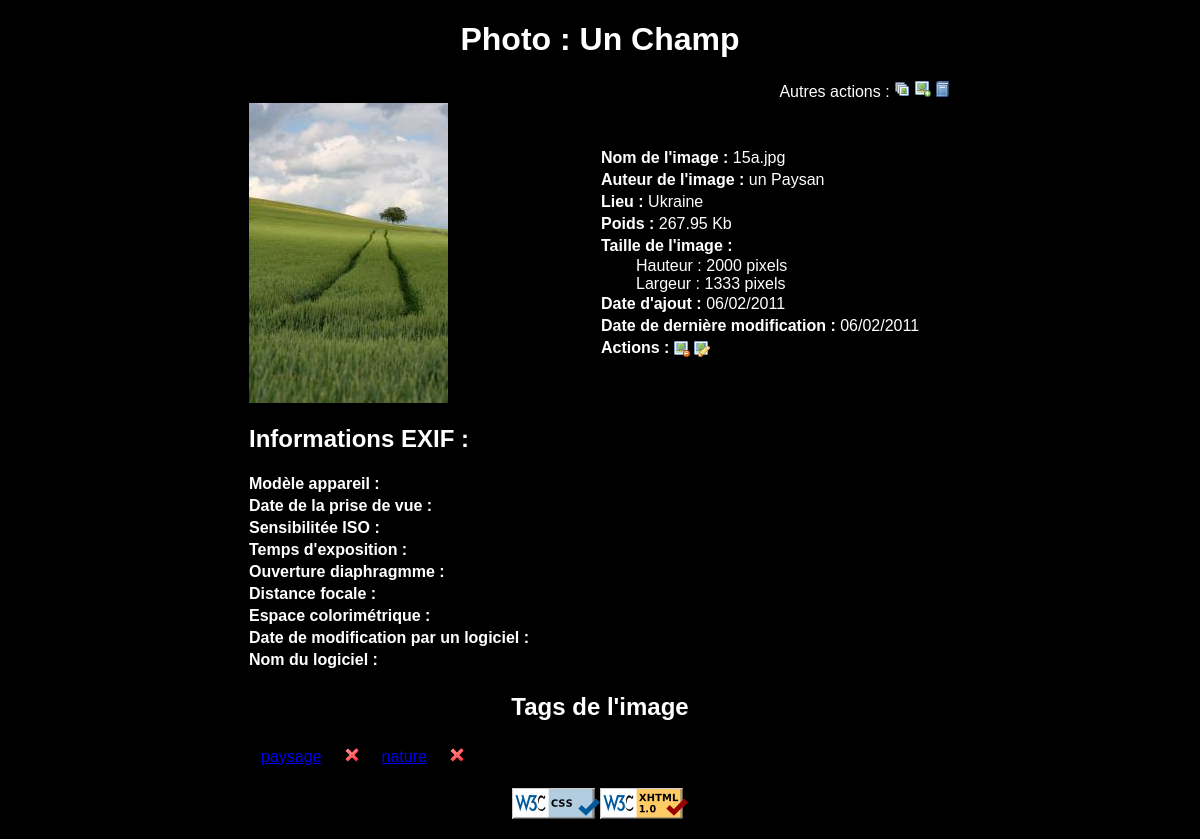
The app's page /picture.php?picture=view_16 with its own data.
### tables this page shows
CREATE TABLE IF NOT EXISTS `gd_photos` (
  `id` int(11) NOT NULL AUTO_INCREMENT,
  `chemin_photo` text NOT NULL,
  `chemin_thumbnail` text NOT NULL,
  `nom` text NOT NULL,
  `titre_photo` varchar(100) NOT NULL,
  `auteur` varchar(50) NOT NULL,
  `lieu` varchar(100) NOT NULL,
  `date_up` date NOT NULL,
  `date_modify` date NOT NULL,
  `ip_add` varchar(15) NOT NULL,
  `ip_modify` varchar(15) NOT NULL,
  PRIMARY KEY (`id`)
);

### fonctions.php (called while the page is built, shortened)
<?php
function byteConvert($bytes)
{
    $s = array('B', 'Kb', 'MB', 'GB', 'TB', 'PB');
    $e = floor(log($bytes)/log(1024));
    return sprintf('%.2f '.$s[$e], ($bytes/pow(1024, floor($e))));
}
?>

### Date.class.php (called while the page is built, shortened)
<?php
Class Date {
	public static function DateSQLToFrench($date){
		$date=explode("-",$date);
		$date_s=$date[2]."/".$date[1]."/".$date[0];
		return $date_s;
	}
}
?>

### picture.php (the view, shortened to what this page needs)
<?php
require_once('fonctions.php');
require_once('abdd.php');
require_once('Date.class.php');
if(isset($_GET['picture'])){
	$action = substr($_GET['picture'], 0, 4);
	if($action != 'tags'){
		$id=substr($_GET['picture'], 5);
	}
	else{
		$tag = substr($_GET['picture'], 5);
		$id = $_GET['pid'];
	}
}
else{
 	$action = "";
 	$id = "";
 	$tag = "";
}
$infos_photo=array();
$Erreurs=array();
$image="";
$thumbnail="";
$Err=false;
$tableau_tags=array();
if(($action == "dele") && ($id != "")){
	$link = mysql_connect($adrbdd, $usrbdd, $pwdusr)
	    or die("Impossible de se connecter : " . mysql_error());
	$db_selected = mysql_select_db($nombdd, $link);
	if (!$db_selected) {die ('Impossible de selectionner la base de donnees : ' . mysql_error());}
	$sql = "SELECT chemin_photo, chemin_thumbnail FROM gd_photos WHERE id='".mysql_escape_string($id)."';";
	$result = mysql_query($sql);
	if (!$result){
		die('Requete invalide : ' . mysql_error());
	}
	else {
		if(mysql_num_rows($result) > 0){
			$row =mysql_fetch_row($result);
			$image=$row[0];
			$thumbnail=$row[1];
		}
		else {
			$Erreurs[]="Aucune image ne correspondant à cet ID.";
			$Err=true;
		}
	}
	if($Err==false){
		if(!unlink("images".DIRECTORY_SEPARATOR.$image)) {
			$Erreurs[]="Problème pour la suppression de $image.";
			$Err=true;
		}
		else{
			if(!unlink("thumbnails".DIRECTORY_SEPARATOR.$thumbnail)){
				$Erreurs[]="Problème pour la suppression de $thumbnail.";
				$Err=true;
			}
		}
	}
	$sql = "DELETE FROM gd_photos WHERE id='$id';";
	if($Err==false){
		$result = mysql_query($sql);
		if (!$result){
			die('Requete invalide : ' . mysql_error());
		}
		else {
			$sql="DELETE FROM gd_liensphta WHERE id_ph='$id';";
			$result = mysql_query($sql);
			if (!$result){
				die('Requete invalide : ' . mysql_error());
			}
			mysql_close($link);
			header("Location: index.php");
		}
	}
}
elseif(($action == "view") && ($id != "")){
	$sql = "SELECT * FROM gd_photos WHERE id='".mysql_escape_string($id)."';";
	$result = mysql_query($sql);
	if (!$result){
		die('Requete invalide : ' . mysql_error());
	}
	else {
		if(mysql_num_rows($result) > 0){
			$infos_photo=mysql_fetch_assoc($result);
		}
		else {
			$Erreurs[]="Aucune image ne correspondant à cet ID.";
			$Err=true;
		}
	}
	$sql = "SELECT tags.id, tags.tag FROM gd_tags AS tags, gd_photos AS photos, gd_liensphta AS liens WHERE photos.id = liens.id_ph AND tags.id = liens.id_ta AND photos.id='".mysql_escape_string($id)."';";
	$result = mysql_query($sql);
	if (!$result){
		die('Requete invalide : ' . mysql_error());
	}
	else {
		if(mysql_num_rows($result) > 0){
			while ($row =mysql_fetch_assoc($result)){
		        $tableau_tags[$row['id']]=$row['tag'];
			}
		}
	}
}
else{
	header("Location: index.php");
}
?>
<!DOCTYPE html PUBLIC "-//W3C//DTD XHTML 1.0 Strict//EN" "http://www.w3.org/TR/xhtml1/DTD/xhtml1-strict.dtd">
<html xmlns="http://www.w3.org/1999/xhtml" lang="fr" xml:lang="fr">
<head>
<link rel="stylesheet" href="style.css" type="text/css"></link>
</head>
<body>
	<?php
		if(($action=="view") && $Err==false){
			echo "<h1>Photo : ".$infos_photo['titre_photo']."</h1>";
			echo "<table class=\"image\"><tr class=\"image\">";
			echo "<td colspan=\"2\"  class=\"menu_table\">Autres actions : <a href=\"index.php\"><img src=\"pictures/pictures.png\" alt=\"Index\" title=\"Retour à l'index\" /></a>
			<a href=\"upload.php\"><img src=\"pictures/picture_add.png\" alt=\"Upload\" title=\"Ajouter une autre photo\" /></a>
			<a href=\"tags.php\"><img src=\"pictures/book.png\" alt=\"Gestion tags\" title=\"Gestion des tags\" /></a></td></tr>";
			$chemin_photo="images/".$infos_photo['chemin_photo'];
			list($largeur, $hauteur) = getimagesize($chemin_photo);
			echo "<tr class=\"image\"><td  class=\"image\"><a href=\"$chemin_photo\" ><img src=\"thumbnails/".$infos_photo['chemin_thumbnail']."\" alt=\"".$infos_photo['nom']."\" /></a></td>";
			echo "<td  class=\"image\">
				<p><span class=\"titre\">Nom de l'image : </span>".$infos_photo['nom']."</p>
				<p><span class=\"titre\">Auteur de l'image : </span>".$infos_photo['auteur']."</p>
				<p><span class=\"titre\">Lieu : </span>".$infos_photo['lieu']."</p>
				<p><span class=\"titre\">Poids : </span>".byteConvert(filesize($chemin_photo))."</p>
				<p><span class=\"titre\">Taille de l'image :</span></p>
				<span class=\"size\">Hauteur : $hauteur pixels<br/></span>
				<span class=\"size\">Largeur : $largeur pixels<br/></span>
				<p><span class=\"titre\">Date d'ajout : </span>".Date::DateSQLToFrench($infos_photo['date_up'])."</p>
				<p><span class=\"titre\">Date de derni&egrave;re modification : </span>".Date::DateSQLToFrench($infos_photo['date_modify'])."</p>
				<p><span class=\"titre\">Actions : </span>
					<a href=\"picture.php?picture=dele_$id\" ><img src=\"pictures/picture_delete.png\" alt=\"Suppression Photo\" title=\"Supprimer la photo\" /></a>
					<a href=\"edit.php?id=$id\" ><img src=\"pictures/picture_edit.png\" alt=\"Edition Photo\" title=\"Editer les informations de la photo\" /></a>
				</p>
			</td>
			</tr>";
			$tableau_exif = exif_read_data($chemin_photo, 0, true);
			if(array_key_exists('COMPUTED', $tableau_exif)){
				if(array_key_exists('ApertureFNumber', $tableau_exif['COMPUTED'])){
					if($tableau_exif['COMPUTED']['ApertureFNumber'] != ""){$ApertureFNumber = $tableau_exif['COMPUTED']['ApertureFNumber'];} else{$ApertureFNumber = "";}
				}else{$ApertureFNumber="";}
			}
			else {
				$ApertureFNumber="";
			}
			if(array_key_exists('IFD0', $tableau_exif)){
				if(array_key_exists('DateTime', $tableau_exif['IFD0'])){
					if($tableau_exif['IFD0']['DateTime'] != ""){
							$date1 = Date::DateExifToFrench($tableau_exif['IFD0']['DateTime']);
							$date_md="le ".$date1['jour']." &agrave; ".$date1['heure'];
					}else{$date_md = "";}
				}else{$date_md = "";}
				if(array_key_exists('Model', $tableau_exif['IFD0'])){
					if($tableau_exif['IFD0']['Model'] != ""){$IFD0_Model = $tableau_exif['IFD0']['Model'];} else{$IFD0_Model = "";}
				}else{$IFD0_Model = "";}
				if(array_key_exists('Software', $tableau_exif['IFD0'])){
					if($tableau_exif['IFD0']['Software'] != ""){$Software = $tableau_exif['IFD0']['Software'];} else{$Software = "";}
				}else{$Software = "";}
			}
			else {
				$date_md="";
				$IFD0_Model = "";
				$Software = "";
			}
			if(array_key_exists('EXIF', $tableau_exif)){
				if(array_key_exists('DateTimeOriginal', $tableau_exif['EXIF'])){
					if($tableau_exif['EXIF']['DateTimeOriginal'] != ""){
						$date2 = Date::DateExifToFrench($tableau_exif['EXIF']['DateTimeOriginal']);
						$date_pv="le ".$date2['jour']." &agrave; ".$date2['heure'];
					} else{$date_pv = "";}
				} else{$date_pv = "";}
				$tab_colorspace=array('1' => "sRGB", '2' => "Adobe RGB", '65535' => "Uncalibrated");
				if(array_key_exists('ColorSpace', $tableau_exif['EXIF'])){
					if($tableau_exif['EXIF']['ColorSpace'] != ""){
						if(array_key_exists($tableau_exif['EXIF']['ColorSpace'], $tab_colorspace)){$colorspace=$tab_colorspace[$tableau_exif['EXIF']['ColorSpace']];}
						else{$colorspace="Unknow";}
					} else{$colorspace = "Unknow";}
				}else{$colorspace = "Unknow";}
				if(array_key_exists('ISOSpeedRatings', $tableau_exif['EXIF'])){
					if($tableau_exif['EXIF']['ISOSpeedRatings'] != ""){$ISOSpeedRatings = $tableau_exif['EXIF']['ISOSpeedRatings'];} else{$ISOSpeedRatings = "";}
				}else{$ISOSpeedRatings = "";}
				if(array_key_exists('ExposureTime', $tableau_exif['EXIF'])){
					if($tableau_exif['EXIF']['ExposureTime'] != ""){$ExposureTime = $tableau_exif['EXIF']['ExposureTime'];} else{$ExposureTime = "";}
				}else{$ExposureTime = "";}
				if(array_key_exists('$FocalLength = "";', $tableau_exif['EXIF'])){
					if($tableau_exif['EXIF']['FocalLength'] != ""){$FocalLength = $tableau_exif['EXIF']['FocalLength'];} else{$FocalLength = "";}
				}else{$FocalLength = "";}
			}
			else {$date_pv=""; $colorspace=""; $ISOSpeedRatings=""; $ExposureTime=""; $FocalLength="";}
			echo "<tr  class=\"image\">";
			echo "<td colspan=\"2\" class=\"image\">";
			echo "<h2>Informations EXIF :</h2>";
			echo "<p><span class=\"titre\">Mod&egrave;le appareil : </span>$IFD0_Model</p>";
			echo "<p><span class=\"titre\">Date de la prise de vue : </span>$date_pv</p>";
			echo "<p><span class=\"titre\">Sensibilit&eacute;e ISO : </span>$ISOSpeedRatings</p>";
			echo "<p><span class=\"titre\">Temps d'exposition : </span>$ExposureTime</p>";
			echo "<p><span class=\"titre\">Ouverture diaphragmme : </span>$ApertureFNumber</p>";
			echo "<p><span class=\"titre\">Distance focale : </span>$FocalLength</p>";
			echo "<p><span class=\"titre\">Espace colorim&eacute;trique : </span>$colorspace</p>";
			echo "<p><span class=\"titre\">Date de modification par un logiciel : </span>$date_md</p>";
			echo "<p><span class=\"titre\">Nom du logiciel : </span>$Software</p>";
			echo "</td></tr>";
			echo "<tr><td colspan=\"2\"><h2  class=\"mil\">Tags de l'image</h2></td></tr>";
			echo "<tr><td colspan=\"2\">";
			if(count($tableau_tags)>0){
				echo "<table><tr>";
				$i=1;
				foreach($tableau_tags as $key => $value){
					if($i<=10){ echo "<td class=\"tags\"><a href=\"index.php?tag=$key\" title=\"Voir les photos associ&eacute;es à $value\">$value</a></td><td class=\"tags\"><a href=\"picture.php?picture=tags_$key&amp;pid=$id\"><img src=\"pictures/cross.png\" alt=\"Supprimer\" title=\"Supprimer l'association\" /></a></td>"; $i++; }
				}
				echo "</tr></table>";
			}
			else {
				echo"<h2  class=\"mil\">Pas de tags associ&eacute;s &agrave; cette photo.</h2>";
			}
			echo "</td>";
			echo "</tr></table>";
		}
		require_once('footer.php'); ?>
</body>
</html>

### style.css (style rules this page uses)
body { font-family:arial, verdana, sans-serif; background-color:black; color:#FFFFFF; }
img { border:0px; }
h1, h2.mil { text-align:center; }
.titre { font-weight:bold; }
.menu_table { text-align:right; }
table.image { border:0px solid black; margin:auto; border-collapse:collapse; }
td.image { width:350px; max-width:500px; }
td.image img { text-align:center; vertical-align:middle; }
td.image p { margin:0px; padding:2px 0px 2px 0px; }
.size { padding-left:35px; }
td.tags { text-align:center; border:0px; padding:2px 10px 2px 10px; }

### records on screen
gd_photos: titre_photo "Un Champ", chemin_thumbnail+nom (picture), nom "15a.jpg", auteur "un Paysan", lieu "Ukraine", chemin_photo "267.95 Kb", date_up "06/02/2011", date_modify "06/02/2011"

### other values on screen
$hauteur "2000"
$largeur "1333"
$value "paysage"
$value "nature"
